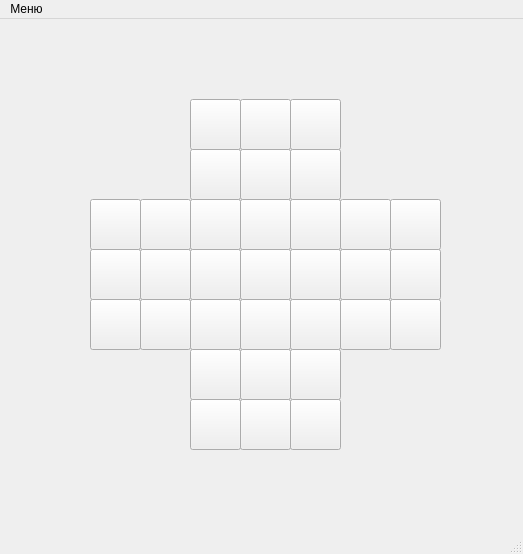
<?xml version="1.0" encoding="UTF-8"?>
<ui version="4.0">
 <class>MainWindow</class>
 <widget class="QMainWindow" name="MainWindow">
  <property name="geometry">
   <rect>
    <x>0</x>
    <y>0</y>
    <width>523</width>
    <height>554</height>
   </rect>
  </property>
  <property name="windowTitle">
   <string>MainWindow</string>
  </property>
  <widget class="QWidget" name="centralwidget">
   <widget class="QPushButton" name="pushButton_7_3">
    <property name="geometry">
     <rect>
      <x>190</x>
      <y>380</y>
      <width>51</width>
      <height>51</height>
     </rect>
    </property>
    <property name="iconSize">
     <size>
      <width>80</width>
      <height>30</height>
     </size>
    </property>
   </widget>
   <widget class="QPushButton" name="pushButton_7_4">
    <property name="geometry">
     <rect>
      <x>240</x>
      <y>380</y>
      <width>51</width>
      <height>51</height>
     </rect>
    </property>
    <property name="text">
     <string/>
    </property>
   </widget>
   <widget class="QPushButton" name="pushButton_">
    <property name="geometry">
     <rect>
      <x>290</x>
      <y>380</y>
      <width>51</width>
      <height>51</height>
     </rect>
    </property>
    <property name="text">
     <string/>
    </property>
   </widget>
   <widget class="QPushButton" name="pushButton_6_3">
    <property name="geometry">
     <rect>
      <x>190</x>
      <y>330</y>
      <width>51</width>
      <height>51</height>
     </rect>
    </property>
    <property name="text">
     <string/>
    </property>
   </widget>
   <widget class="QPushButton" name="pushButton_6_4">
    <property name="geometry">
     <rect>
      <x>240</x>
      <y>330</y>
      <width>51</width>
      <height>51</height>
     </rect>
    </property>
    <property name="text">
     <string/>
    </property>
   </widget>
   <widget class="QPushButton" name="pushButton_6_5">
    <property name="geometry">
     <rect>
      <x>290</x>
      <y>330</y>
      <width>51</width>
      <height>51</height>
     </rect>
    </property>
    <property name="text">
     <string/>
    </property>
   </widget>
   <widget class="QPushButton" name="pushButton_5_1">
    <property name="geometry">
     <rect>
      <x>90</x>
      <y>280</y>
      <width>51</width>
      <height>51</height>
     </rect>
    </property>
    <property name="text">
     <string/>
    </property>
   </widget>
   <widget class="QPushButton" name="pushButton_5_2">
    <property name="geometry">
     <rect>
      <x>140</x>
      <y>280</y>
      <width>51</width>
      <height>51</height>
     </rect>
    </property>
    <property name="text">
     <string/>
    </property>
   </widget>
   <widget class="QPushButton" name="pushButton_5_3">
    <property name="geometry">
     <rect>
      <x>190</x>
      <y>280</y>
      <width>51</width>
      <height>51</height>
     </rect>
    </property>
    <property name="text">
     <string/>
    </property>
   </widget>
   <widget class="QPushButton" name="pushButton_5_4">
    <property name="geometry">
     <rect>
      <x>240</x>
      <y>280</y>
      <width>51</width>
      <height>51</height>
     </rect>
    </property>
    <property name="text">
     <string/>
    </property>
   </widget>
   <widget class="QPushButton" name="pushButton_5_5">
    <property name="geometry">
     <rect>
      <x>290</x>
      <y>280</y>
      <width>51</width>
      <height>51</height>
     </rect>
    </property>
    <property name="text">
     <string/>
    </property>
   </widget>
   <widget class="QPushButton" name="pushButton_5_6">
    <property name="geometry">
     <rect>
      <x>340</x>
      <y>280</y>
      <width>51</width>
      <height>51</height>
     </rect>
    </property>
    <property name="text">
     <string/>
    </property>
   </widget>
   <widget class="QPushButton" name="pushButton_5_7">
    <property name="geometry">
     <rect>
      <x>390</x>
      <y>280</y>
      <width>51</width>
      <height>51</height>
     </rect>
    </property>
    <property name="text">
     <string/>
    </property>
   </widget>
   <widget class="QPushButton" name="pushButton_4_1">
    <property name="geometry">
     <rect>
      <x>90</x>
      <y>230</y>
      <width>51</width>
      <height>51</height>
     </rect>
    </property>
    <property name="text">
     <string/>
    </property>
   </widget>
   <widget class="QPushButton" name="pushButton_4_2">
    <property name="geometry">
     <rect>
      <x>140</x>
      <y>230</y>
      <width>51</width>
      <height>51</height>
     </rect>
    </property>
    <property name="text">
     <string/>
    </property>
   </widget>
   <widget class="QPushButton" name="pushButton_4_3">
    <property name="geometry">
     <rect>
      <x>190</x>
      <y>230</y>
      <width>51</width>
      <height>51</height>
     </rect>
    </property>
    <property name="text">
     <string/>
    </property>
   </widget>
   <widget class="QPushButton" name="pushButton_4_4">
    <property name="geometry">
     <rect>
      <x>240</x>
      <y>230</y>
      <width>51</width>
      <height>51</height>
     </rect>
    </property>
    <property name="text">
     <string/>
    </property>
   </widget>
   <widget class="QPushButton" name="pushButton_4_5">
    <property name="geometry">
     <rect>
      <x>290</x>
      <y>230</y>
      <width>51</width>
      <height>51</height>
     </rect>
    </property>
    <property name="text">
     <string/>
    </property>
   </widget>
   <widget class="QPushButton" name="pushButton_4_6">
    <property name="geometry">
     <rect>
      <x>340</x>
      <y>230</y>
      <width>51</width>
      <height>51</height>
     </rect>
    </property>
    <property name="text">
     <string/>
    </property>
   </widget>
   <widget class="QPushButton" name="pushButton_4_7">
    <property name="geometry">
     <rect>
      <x>390</x>
      <y>230</y>
      <width>51</width>
      <height>51</height>
     </rect>
    </property>
    <property name="text">
     <string/>
    </property>
   </widget>
   <widget class="QPushButton" name="pushButton_3_1">
    <property name="geometry">
     <rect>
      <x>90</x>
      <y>180</y>
      <width>51</width>
      <height>51</height>
     </rect>
    </property>
    <property name="text">
     <string/>
    </property>
   </widget>
   <widget class="QPushButton" name="pushButton_3_2">
    <property name="geometry">
     <rect>
      <x>140</x>
      <y>180</y>
      <width>51</width>
      <height>51</height>
     </rect>
    </property>
    <property name="text">
     <string/>
    </property>
   </widget>
   <widget class="QPushButton" name="pushButton_3_3">
    <property name="geometry">
     <rect>
      <x>190</x>
      <y>180</y>
      <width>51</width>
      <height>51</height>
     </rect>
    </property>
    <property name="text">
     <string/>
    </property>
   </widget>
   <widget class="QPushButton" name="pushButton_3_4">
    <property name="geometry">
     <rect>
      <x>240</x>
      <y>180</y>
      <width>51</width>
      <height>51</height>
     </rect>
    </property>
    <property name="text">
     <string/>
    </property>
   </widget>
   <widget class="QPushButton" name="pushButton_3_5">
    <property name="geometry">
     <rect>
      <x>290</x>
      <y>180</y>
      <width>51</width>
      <height>51</height>
     </rect>
    </property>
    <property name="text">
     <string/>
    </property>
   </widget>
   <widget class="QPushButton" name="pushButton_3_6">
    <property name="geometry">
     <rect>
      <x>340</x>
      <y>180</y>
      <width>51</width>
      <height>51</height>
     </rect>
    </property>
    <property name="text">
     <string/>
    </property>
   </widget>
   <widget class="QPushButton" name="pushButton_3_7">
    <property name="geometry">
     <rect>
      <x>390</x>
      <y>180</y>
      <width>51</width>
      <height>51</height>
     </rect>
    </property>
    <property name="text">
     <string/>
    </property>
   </widget>
   <widget class="QPushButton" name="pushButton_2_3">
    <property name="geometry">
     <rect>
      <x>190</x>
      <y>130</y>
      <width>51</width>
      <height>51</height>
     </rect>
    </property>
    <property name="text">
     <string/>
    </property>
   </widget>
   <widget class="QPushButton" name="pushButton_2_4">
    <property name="geometry">
     <rect>
      <x>240</x>
      <y>130</y>
      <width>51</width>
      <height>51</height>
     </rect>
    </property>
    <property name="text">
     <string/>
    </property>
   </widget>
   <widget class="QPushButton" name="pushButton_2_5">
    <property name="geometry">
     <rect>
      <x>290</x>
      <y>130</y>
      <width>51</width>
      <height>51</height>
     </rect>
    </property>
    <property name="text">
     <string/>
    </property>
   </widget>
   <widget class="QPushButton" name="pushButton_1_3">
    <property name="geometry">
     <rect>
      <x>190</x>
      <y>80</y>
      <width>51</width>
      <height>51</height>
     </rect>
    </property>
    <property name="text">
     <string/>
    </property>
   </widget>
   <widget class="QPushButton" name="pushButton_1_4">
    <property name="geometry">
     <rect>
      <x>240</x>
      <y>80</y>
      <width>51</width>
      <height>51</height>
     </rect>
    </property>
    <property name="text">
     <string/>
    </property>
   </widget>
   <widget class="QPushButton" name="pushButton_1_5">
    <property name="geometry">
     <rect>
      <x>290</x>
      <y>80</y>
      <width>51</width>
      <height>51</height>
     </rect>
    </property>
    <property name="text">
     <string/>
    </property>
   </widget>
  </widget>
  <widget class="QMenuBar" name="menubar">
   <property name="geometry">
    <rect>
     <x>0</x>
     <y>0</y>
     <width>523</width>
     <height>21</height>
    </rect>
   </property>
   <widget class="QMenu" name="menu">
    <property name="title">
     <string>Меню</string>
    </property>
    <widget class="QMenu" name="menu_2">
     <property name="title">
      <string>Новая игра</string>
     </property>
     <addaction name="action_7"/>
     <addaction name="action_8"/>
    </widget>
    <addaction name="menu_2"/>
    <addaction name="separator"/>
    <addaction name="action_2"/>
   </widget>
   <addaction name="menu"/>
  </widget>
  <widget class="QStatusBar" name="statusbar"/>
  <action name="action_2">
   <property name="text">
    <string>Выход</string>
   </property>
  </action>
  <action name="action_7">
   <property name="text">
    <string>За куриц</string>
   </property>
  </action>
  <action name="action_8">
   <property name="text">
    <string>За лис</string>
   </property>
  </action>
 </widget>
 <resources/>
 <connections/>
</ui>
